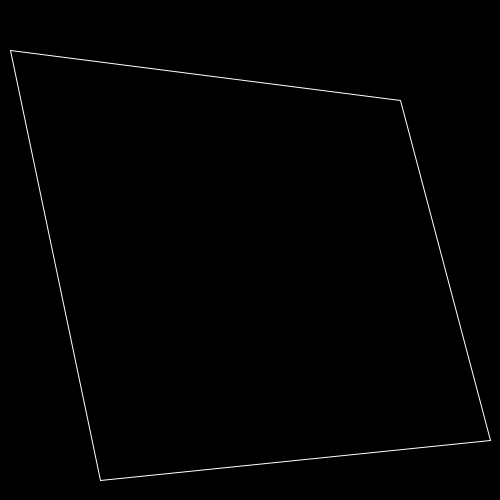
Frame 1 (no input)
Frame 60 (the mouse pressed at the canvas centre just before this capture): identical to frame 1, image omitted
Frame 120 (the mouse held since frame 60 and released just before this capture): identical to frame 1, image omitted

The Processing sketch that drew this single still picture (run headless with seeded random() and noise(); from frame 60 on, the mouse is pressed at the canvas centre):

// Processing sketch: RecursiveQuad2
// ── RecursiveQuad2.pde
Quad Q;
int count = 0;

float[][] pos = {{10, 400, 490, 100}, {50, 100, 440, 480}};

void setup() {
  size(500, 500);

  Q = new Quad(pos[0][0], pos[1][0], pos[0][1], pos[1][1], pos[0][2], pos[1][2], pos[0][3], pos[1][3], count);
}

void draw() {
  background(0);

  Q.display();
}

void mouseClicked() {
  count++;
  if (count <= 9) {
    Q = new Quad(pos[0][0], pos[1][0], pos[0][1], pos[1][1], pos[0][2], pos[1][2], pos[0][3], pos[1][3], count);
  } 
  println(count);
}

void mouseWheel() {
  count = 0;
  Q = new Quad(pos[0][0], pos[1][0], pos[0][1], pos[1][1], pos[0][2], pos[1][2], pos[0][3], pos[1][3], count);
  println(count);
}

class Quad {
  float x1, y1, x2, y2, x3, y3, x4, y4;
  int level;

  Quad(float x1, float y1, float x2, float y2, float x3, float y3, float x4, float y4, int level) {
    this.x1 = x1;
    this.y1 = y1;
    this.x2 = x2;
    this.y2 = y2;
    this.x3 = x3;
    this.y3 = y3;
    this.x4 = x4;
    this.y4 = y4;
    this.level = level;
  }

  void display() {
    noFill();
    strokeWeight(1);
    stroke(255);
    quad(x1, y1, x2, y2, x3, y3, x4, y4);
    if (level > 0) {
      displaySubQuads();
    }
  }

  void displaySubQuads() {
    // 000
    // 0+0
    // 000

    //      C1:  C2:  C3:  C4:
    // R1: [11] [12] [13] [14]
    // R2: [21] [22] [23] [24]
    // R3: [31] [32] [33] [34]
    // R4: [41] [42] [43] [44]

    // 1  2  3  4
    // 5  6  7  8
    // 9  10 11 12
    // 13 14 15 16

    // [11] = {(x1+x1+x1)/3, (y1+y1+y1)/3}
    // [12] = {(x1+x1+x2)/3, (y1+y1+y1)/3}

    // [11] = {C1, R1}
    // [32] = {C2, R3}

    // X
    float p1x = (x1+x1+x1)/3;
    float p4x = (x2+x2+x2)/3;
    float p13x = (x4+x4+x4)/3;
    float p16x = (x3+x3+x3)/3;

    float p2x = (p1x+p1x+p4x)/3;
    float p3x = (p1x+p4x+p4x)/3;
    float p5x = (p1x+p1x+p13x)/3;
    float p9x = (p1x+p13x+p13x)/3;
    float p8x = (p4x+p4x+p16x)/3;
    float p12x = (p4x+p16x+p16x)/3;
    float p14x = (p13x+p13x+p16x)/3;
    float p15x = (p13x+p16x+p16x)/3;

    float p6x = (p5x+p5x+p8x)/3;
    float p7x = (p5x+p8x+p8x)/3;
    float p10x = (p9x+p9x+p12x)/3;
    float p11x = (p9x+p12x+p12x)/3;

    // Y
    float p1y = (y1+y1+y1)/3;
    float p4y = (y2+y2+y2)/3;
    float p13y = (y4+y4+y4)/3;
    float p16y = (y3+y3+y3)/3;

    float p2y = (p1y+p1y+p4y)/3;
    float p3y = (p1y+p4y+p4y)/3;
    float p5y = (p1y+p1y+p13y)/3;
    float p9y = (p1y+p13y+p13y)/3;
    float p8y = (p4y+p4y+p16y)/3;
    float p12y = (p4y+p16y+p16y)/3;
    float p14y = (p13y+p13y+p16y)/3;
    float p15y = (p13y+p16y+p16y)/3;

    float p6y = (p5y+p5y+p8y)/3;
    float p7y = (p5y+p8y+p8y)/3;
    float p10y = (p9y+p9y+p12y)/3;
    float p11y = (p9y+p12y+p12y)/3;

    // 1  2  3  4
    // 5  6  7  8
    // 9  10 11 12
    // 13 14 15 16

    Quad q1 = new Quad(p1x, p1y, p2x, p2y, p6x, p6y, p5x, p5y, level-1);
    Quad q2 = new Quad(p2x, p2y, p3x, p3y, p7x, p7y, p6x, p6y, level-1);
    Quad q3 = new Quad(p3x, p3y, p4x, p4y, p8x, p8y, p7x, p7y, level-1);
    Quad q4 = new Quad(p5x, p5y, p6x, p6y, p10x, p10y, p9x, p9y, level-1);
    Quad q5 = new Quad(p6x, p6y, p7x, p7y, p11x, p11y, p10x, p10y, level-1);
    Quad q6 = new Quad(p7x, p7y, p8x, p8y, p12x, p12y, p11x, p11y, level-1);
    Quad q7 = new Quad(p9x, p9y, p10x, p10y, p14x, p14y, p13x, p13y, level-1);
    Quad q8 = new Quad(p10x, p10y, p11x, p11y, p15x, p15y, p14x, p14y, level-1);
    Quad q9 = new Quad(p11x, p11y, p12x, p12y, p16x, p16y, p15x, p15y, level-1);

    // 1 2 3
    // 4 5 6
    // 7 8 9

    q1.display();
    q2.display();
    q3.display();
    q4.display();
    // q5.display();
    q6.display();
    q7.display();
    q8.display();
    q9.display();
  }
}
